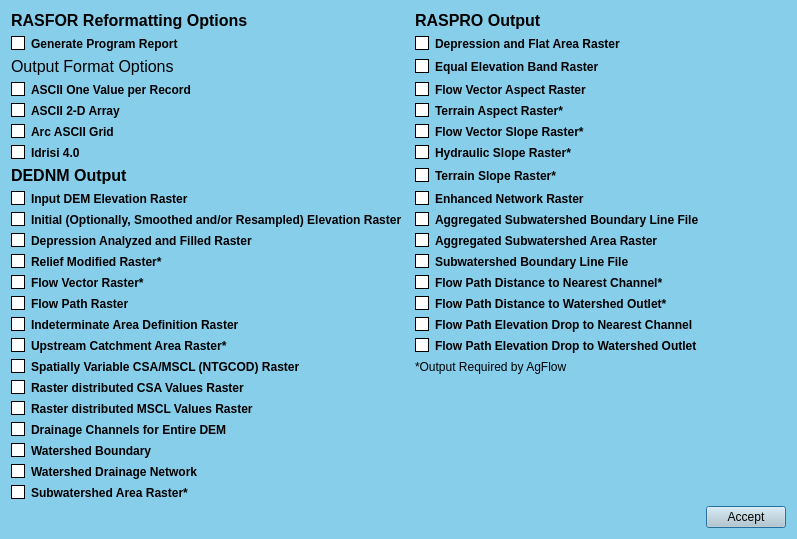
<?xml version="1.0" encoding="UTF-8"?>
<ui version="4.0">
 <class>controlrasfor</class>
 <widget class="QDialog" name="controlrasfor">
  <property name="geometry">
   <rect>
    <x>0</x>
    <y>0</y>
    <width>777</width>
    <height>515</height>
   </rect>
  </property>
  <property name="windowTitle">
   <string>Dialog</string>
  </property>
  <property name="styleSheet">
   <string notr="true">background-color: #87CEEB;</string>
  </property>
  <layout class="QGridLayout" name="gridLayout">
   <item row="10" column="2">
    <widget class="QCheckBox" name="checkBox_28">
     <property name="font">
      <font>
       <weight>75</weight>
       <bold>true</bold>
      </font>
     </property>
     <property name="styleSheet">
      <string notr="true">QCheckBox::hover{color:white}

QCheckBox::indicator:unchecked {
    background-color: white;
	border: 1px solid black
}</string>
     </property>
     <property name="text">
      <string>Aggregated Subwatershed Area Raster</string>
     </property>
    </widget>
   </item>
   <item row="11" column="2">
    <widget class="QCheckBox" name="checkBox_21">
     <property name="font">
      <font>
       <weight>75</weight>
       <bold>true</bold>
      </font>
     </property>
     <property name="styleSheet">
      <string notr="true">QCheckBox::hover{color:white}

QCheckBox::indicator:unchecked {
    background-color: white;
	border: 1px solid black
}</string>
     </property>
     <property name="text">
      <string>Subwatershed Boundary Line File</string>
     </property>
    </widget>
   </item>
   <item row="16" column="2">
    <widget class="QCheckBox" name="checkBox_22">
     <property name="font">
      <font>
       <weight>75</weight>
       <bold>true</bold>
      </font>
     </property>
     <property name="styleSheet">
      <string notr="true">QCheckBox::hover{color:white}

QCheckBox::indicator:unchecked {
    background-color: white;
	border: 1px solid black
}</string>
     </property>
     <property name="text">
      <string>Flow Path Distance to Watershed Outlet*</string>
     </property>
    </widget>
   </item>
   <item row="12" column="2">
    <widget class="QCheckBox" name="checkBox_34">
     <property name="font">
      <font>
       <weight>75</weight>
       <bold>true</bold>
      </font>
     </property>
     <property name="styleSheet">
      <string notr="true">QCheckBox::hover{color:white}

QCheckBox::indicator:unchecked {
    background-color: white;
	border: 1px solid black
}</string>
     </property>
     <property name="text">
      <string>Flow Path Distance to Nearest Channel*</string>
     </property>
    </widget>
   </item>
   <item row="23" column="0">
    <widget class="QCheckBox" name="checkBox_14">
     <property name="font">
      <font>
       <weight>75</weight>
       <bold>true</bold>
      </font>
     </property>
     <property name="styleSheet">
      <string notr="true">QCheckBox::hover{color:white}

QCheckBox::indicator:unchecked {
    background-color: white;
	border: 1px solid black
}</string>
     </property>
     <property name="text">
      <string>Drainage Channels for Entire DEM</string>
     </property>
    </widget>
   </item>
   <item row="24" column="0">
    <widget class="QCheckBox" name="checkBox_9">
     <property name="font">
      <font>
       <weight>75</weight>
       <bold>true</bold>
      </font>
     </property>
     <property name="styleSheet">
      <string notr="true">QCheckBox::hover{color:white}

QCheckBox::indicator:unchecked {
    background-color: white;
	border: 1px solid black
}</string>
     </property>
     <property name="text">
      <string>Watershed Boundary</string>
     </property>
    </widget>
   </item>
   <item row="9" column="0">
    <widget class="QCheckBox" name="checkBox_19">
     <property name="font">
      <font>
       <weight>75</weight>
       <bold>true</bold>
      </font>
     </property>
     <property name="styleSheet">
      <string notr="true">QCheckBox::hover{color:white}

QCheckBox::indicator:unchecked {
    background-color: white;
	border: 1px solid black
}</string>
     </property>
     <property name="text">
      <string>Initial (Optionally, Smoothed and/or Resampled) Elevation Raster</string>
     </property>
    </widget>
   </item>
   <item row="22" column="0">
    <widget class="QCheckBox" name="checkBox_16">
     <property name="font">
      <font>
       <weight>75</weight>
       <bold>true</bold>
      </font>
     </property>
     <property name="styleSheet">
      <string notr="true">QCheckBox::hover{color:white}

QCheckBox::indicator:unchecked {
    background-color: white;
	border: 1px solid black
}</string>
     </property>
     <property name="text">
      <string>Raster distributed MSCL Values Raster</string>
     </property>
    </widget>
   </item>
   <item row="17" column="2">
    <widget class="QCheckBox" name="checkBox_30">
     <property name="font">
      <font>
       <weight>75</weight>
       <bold>true</bold>
      </font>
     </property>
     <property name="styleSheet">
      <string notr="true">QCheckBox::hover{color:white}

QCheckBox::indicator:unchecked {
    background-color: white;
	border: 1px solid black
}</string>
     </property>
     <property name="text">
      <string>Flow Path Elevation Drop to Nearest Channel </string>
     </property>
    </widget>
   </item>
   <item row="21" column="0">
    <widget class="QCheckBox" name="checkBox_10">
     <property name="font">
      <font>
       <weight>75</weight>
       <bold>true</bold>
      </font>
     </property>
     <property name="styleSheet">
      <string notr="true">QCheckBox::hover{color:white}

QCheckBox::indicator:unchecked {
    background-color: white;
	border: 1px solid black
}</string>
     </property>
     <property name="text">
      <string>Raster distributed CSA Values Raster</string>
     </property>
    </widget>
   </item>
   <item row="4" column="0">
    <widget class="QCheckBox" name="checkBox_3">
     <property name="font">
      <font>
       <weight>75</weight>
       <bold>true</bold>
      </font>
     </property>
     <property name="styleSheet">
      <string notr="true">QCheckBox::hover{color:white}

QCheckBox::indicator:unchecked {
    background-color: white;
	border: 1px solid black
}</string>
     </property>
     <property name="text">
      <string>ASCII 2-D Array</string>
     </property>
    </widget>
   </item>
   <item row="25" column="0">
    <widget class="QCheckBox" name="checkBox_8">
     <property name="font">
      <font>
       <weight>75</weight>
       <bold>true</bold>
      </font>
     </property>
     <property name="styleSheet">
      <string notr="true">QCheckBox::hover{color:white}

QCheckBox::indicator:unchecked {
    background-color: white;
	border: 1px solid black
}</string>
     </property>
     <property name="text">
      <string>Watershed Drainage Network</string>
     </property>
    </widget>
   </item>
   <item row="2" column="2" colspan="2">
    <widget class="QCheckBox" name="checkBox_32">
     <property name="font">
      <font>
       <weight>75</weight>
       <bold>true</bold>
      </font>
     </property>
     <property name="styleSheet">
      <string notr="true">QCheckBox::hover{color:white}

QCheckBox::indicator:unchecked {
    background-color: white;
	border: 1px solid black
}</string>
     </property>
     <property name="text">
      <string>Equal Elevation Band Raster</string>
     </property>
    </widget>
   </item>
   <item row="26" column="0">
    <widget class="QCheckBox" name="checkBox_17">
     <property name="font">
      <font>
       <weight>75</weight>
       <bold>true</bold>
      </font>
     </property>
     <property name="styleSheet">
      <string notr="true">QCheckBox::hover{color:white}

QCheckBox::indicator:unchecked {
    background-color: white;
	border: 1px solid black
}</string>
     </property>
     <property name="text">
      <string>Subwatershed Area Raster*</string>
     </property>
    </widget>
   </item>
   <item row="6" column="2">
    <widget class="QCheckBox" name="checkBox_29">
     <property name="font">
      <font>
       <weight>75</weight>
       <bold>true</bold>
      </font>
     </property>
     <property name="styleSheet">
      <string notr="true">QCheckBox::hover{color:white}

QCheckBox::indicator:unchecked {
    background-color: white;
	border: 1px solid black
}</string>
     </property>
     <property name="text">
      <string>Hydraulic Slope Raster*</string>
     </property>
    </widget>
   </item>
   <item row="7" column="2">
    <widget class="QCheckBox" name="checkBox_23">
     <property name="font">
      <font>
       <weight>75</weight>
       <bold>true</bold>
      </font>
     </property>
     <property name="styleSheet">
      <string notr="true">QCheckBox::hover{color:white}

QCheckBox::indicator:unchecked {
    background-color: white;
	border: 1px solid black
}</string>
     </property>
     <property name="text">
      <string>Terrain Slope Raster*</string>
     </property>
    </widget>
   </item>
   <item row="5" column="2">
    <widget class="QCheckBox" name="checkBox_26">
     <property name="font">
      <font>
       <weight>75</weight>
       <bold>true</bold>
      </font>
     </property>
     <property name="styleSheet">
      <string notr="true">QCheckBox::hover{color:white}

QCheckBox::indicator:unchecked {
    background-color: white;
	border: 1px solid black
}</string>
     </property>
     <property name="text">
      <string>Flow Vector Slope Raster*</string>
     </property>
    </widget>
   </item>
   <item row="8" column="2">
    <widget class="QCheckBox" name="checkBox_27">
     <property name="font">
      <font>
       <weight>75</weight>
       <bold>true</bold>
      </font>
     </property>
     <property name="styleSheet">
      <string notr="true">QCheckBox::hover{color:white}

QCheckBox::indicator:unchecked {
    background-color: white;
	border: 1px solid black
}</string>
     </property>
     <property name="text">
      <string>Enhanced Network Raster</string>
     </property>
    </widget>
   </item>
   <item row="18" column="2">
    <widget class="QCheckBox" name="checkBox_25">
     <property name="font">
      <font>
       <weight>75</weight>
       <bold>true</bold>
      </font>
     </property>
     <property name="styleSheet">
      <string notr="true">QCheckBox::hover{color:white}

QCheckBox::indicator:unchecked {
    background-color: white;
	border: 1px solid black
}</string>
     </property>
     <property name="text">
      <string>Flow Path Elevation Drop to Watershed Outlet</string>
     </property>
    </widget>
   </item>
   <item row="6" column="0">
    <widget class="QCheckBox" name="checkBox_5">
     <property name="font">
      <font>
       <weight>75</weight>
       <bold>true</bold>
      </font>
     </property>
     <property name="styleSheet">
      <string notr="true">QCheckBox::hover{color:white}

QCheckBox::indicator:unchecked {
    background-color: white;
	border: 1px solid black
}</string>
     </property>
     <property name="text">
      <string>Idrisi 4.0</string>
     </property>
    </widget>
   </item>
   <item row="5" column="0">
    <widget class="QCheckBox" name="checkBox_4">
     <property name="font">
      <font>
       <weight>75</weight>
       <bold>true</bold>
      </font>
     </property>
     <property name="styleSheet">
      <string notr="true">QCheckBox::hover{color:white}

QCheckBox::indicator:unchecked {
    background-color: white;
	border: 1px solid black
}</string>
     </property>
     <property name="text">
      <string>Arc ASCII Grid</string>
     </property>
    </widget>
   </item>
   <item row="10" column="0">
    <widget class="QCheckBox" name="checkBox_18">
     <property name="font">
      <font>
       <weight>75</weight>
       <bold>true</bold>
      </font>
     </property>
     <property name="styleSheet">
      <string notr="true">QCheckBox::hover{color:white}

QCheckBox::indicator:unchecked {
    background-color: white;
	border: 1px solid black
}</string>
     </property>
     <property name="text">
      <string>Depression Analyzed and Filled Raster</string>
     </property>
    </widget>
   </item>
   <item row="19" column="2">
    <widget class="QLabel" name="label_5">
     <property name="text">
      <string>*Output Required by AgFlow</string>
     </property>
    </widget>
   </item>
   <item row="8" column="0">
    <widget class="QCheckBox" name="checkBox_6">
     <property name="font">
      <font>
       <weight>75</weight>
       <bold>true</bold>
      </font>
     </property>
     <property name="styleSheet">
      <string notr="true">QCheckBox::hover{color:white}

QCheckBox::indicator:unchecked {
    background-color: white;
	border: 1px solid black
}</string>
     </property>
     <property name="text">
      <string>Input DEM Elevation Raster</string>
     </property>
    </widget>
   </item>
   <item row="7" column="0">
    <widget class="QLabel" name="label_3">
     <property name="font">
      <font>
       <pointsize>12</pointsize>
       <weight>75</weight>
       <bold>true</bold>
      </font>
     </property>
     <property name="text">
      <string>DEDNM Output</string>
     </property>
    </widget>
   </item>
   <item row="4" column="2">
    <widget class="QCheckBox" name="checkBox_33">
     <property name="font">
      <font>
       <weight>75</weight>
       <bold>true</bold>
      </font>
     </property>
     <property name="styleSheet">
      <string notr="true">QCheckBox::hover{color:white}

QCheckBox::indicator:unchecked {
    background-color: white;
	border: 1px solid black
}</string>
     </property>
     <property name="text">
      <string>Terrain Aspect Raster*</string>
     </property>
    </widget>
   </item>
   <item row="9" column="2">
    <widget class="QCheckBox" name="checkBox_35">
     <property name="font">
      <font>
       <weight>75</weight>
       <bold>true</bold>
      </font>
     </property>
     <property name="styleSheet">
      <string notr="true">QCheckBox::hover{color:white}

QCheckBox::indicator:unchecked {
    background-color: white;
	border: 1px solid black
}</string>
     </property>
     <property name="text">
      <string>Aggregated Subwatershed Boundary Line File</string>
     </property>
    </widget>
   </item>
   <item row="1" column="2" colspan="2">
    <widget class="QCheckBox" name="checkBox_24">
     <property name="font">
      <font>
       <weight>75</weight>
       <bold>true</bold>
      </font>
     </property>
     <property name="styleSheet">
      <string notr="true">QCheckBox::hover{color:white}

QCheckBox::indicator:unchecked {
    background-color: white;
	border: 1px solid black
}</string>
     </property>
     <property name="text">
      <string>Depression and Flat Area Raster</string>
     </property>
    </widget>
   </item>
   <item row="3" column="2">
    <widget class="QCheckBox" name="checkBox_31">
     <property name="font">
      <font>
       <weight>75</weight>
       <bold>true</bold>
      </font>
     </property>
     <property name="styleSheet">
      <string notr="true">QCheckBox::hover{color:white}

QCheckBox::indicator:unchecked {
    background-color: white;
	border: 1px solid black
}</string>
     </property>
     <property name="text">
      <string>Flow Vector Aspect Raster</string>
     </property>
    </widget>
   </item>
   <item row="1" column="0">
    <widget class="QCheckBox" name="checkBox">
     <property name="font">
      <font>
       <weight>75</weight>
       <bold>true</bold>
      </font>
     </property>
     <property name="styleSheet">
      <string notr="true">QCheckBox::hover{color:white}

QCheckBox::indicator:unchecked {
    background-color: white;
	border: 1px solid black
}</string>
     </property>
     <property name="text">
      <string>Generate Program Report</string>
     </property>
    </widget>
   </item>
   <item row="2" column="0">
    <widget class="QLabel" name="label_2">
     <property name="font">
      <font>
       <pointsize>12</pointsize>
      </font>
     </property>
     <property name="text">
      <string>Output Format Options</string>
     </property>
    </widget>
   </item>
   <item row="0" column="0" colspan="2">
    <widget class="QLabel" name="label">
     <property name="font">
      <font>
       <pointsize>12</pointsize>
       <weight>75</weight>
       <bold>true</bold>
      </font>
     </property>
     <property name="text">
      <string>RASFOR Reformatting Options</string>
     </property>
    </widget>
   </item>
   <item row="3" column="0">
    <widget class="QCheckBox" name="checkBox_2">
     <property name="font">
      <font>
       <weight>75</weight>
       <bold>true</bold>
      </font>
     </property>
     <property name="styleSheet">
      <string notr="true">QCheckBox::hover{color:white}

QCheckBox::indicator:unchecked {
    background-color: white;
	border: 1px solid black
}</string>
     </property>
     <property name="text">
      <string>ASCII One Value per Record</string>
     </property>
    </widget>
   </item>
   <item row="0" column="2">
    <widget class="QLabel" name="label_4">
     <property name="font">
      <font>
       <pointsize>12</pointsize>
       <weight>75</weight>
       <bold>true</bold>
      </font>
     </property>
     <property name="text">
      <string>RASPRO Output</string>
     </property>
    </widget>
   </item>
   <item row="34" column="3" rowspan="2">
    <widget class="QPushButton" name="pushButton">
     <property name="styleSheet">
      <string notr="true">background-color: #becbd1;</string>
     </property>
     <property name="text">
      <string>Accept</string>
     </property>
    </widget>
   </item>
   <item row="11" column="0">
    <widget class="QCheckBox" name="checkBox_15">
     <property name="font">
      <font>
       <weight>75</weight>
       <bold>true</bold>
      </font>
     </property>
     <property name="styleSheet">
      <string notr="true">QCheckBox::hover{color:white}

QCheckBox::indicator:unchecked {
    background-color: white;
	border: 1px solid black
}</string>
     </property>
     <property name="text">
      <string>Relief Modified Raster*</string>
     </property>
    </widget>
   </item>
   <item row="12" column="0">
    <widget class="QCheckBox" name="checkBox_20">
     <property name="font">
      <font>
       <weight>75</weight>
       <bold>true</bold>
      </font>
     </property>
     <property name="styleSheet">
      <string notr="true">QCheckBox::hover{color:white}

QCheckBox::indicator:unchecked {
    background-color: white;
	border: 1px solid black
}</string>
     </property>
     <property name="text">
      <string>Flow Vector Raster*</string>
     </property>
    </widget>
   </item>
   <item row="16" column="0">
    <widget class="QCheckBox" name="checkBox_11">
     <property name="font">
      <font>
       <weight>75</weight>
       <bold>true</bold>
      </font>
     </property>
     <property name="styleSheet">
      <string notr="true">QCheckBox::hover{color:white}

QCheckBox::indicator:unchecked {
    background-color: white;
	border: 1px solid black
}</string>
     </property>
     <property name="text">
      <string>Flow Path Raster</string>
     </property>
    </widget>
   </item>
   <item row="17" column="0">
    <widget class="QCheckBox" name="checkBox_13">
     <property name="font">
      <font>
       <weight>75</weight>
       <bold>true</bold>
      </font>
     </property>
     <property name="styleSheet">
      <string notr="true">QCheckBox::hover{color:white}

QCheckBox::indicator:unchecked {
    background-color: white;
	border: 1px solid black
}</string>
     </property>
     <property name="text">
      <string>Indeterminate Area Definition Raster</string>
     </property>
    </widget>
   </item>
   <item row="18" column="0">
    <widget class="QCheckBox" name="checkBox_7">
     <property name="font">
      <font>
       <weight>75</weight>
       <bold>true</bold>
      </font>
     </property>
     <property name="styleSheet">
      <string notr="true">QCheckBox::hover{color:white}

QCheckBox::indicator:unchecked {
    background-color: white;
	border: 1px solid black
}</string>
     </property>
     <property name="text">
      <string>Upstream Catchment Area Raster*</string>
     </property>
    </widget>
   </item>
   <item row="19" column="0">
    <widget class="QCheckBox" name="checkBox_12">
     <property name="font">
      <font>
       <weight>75</weight>
       <bold>true</bold>
      </font>
     </property>
     <property name="styleSheet">
      <string notr="true">QCheckBox::hover{color:white}

QCheckBox::indicator:unchecked {
    background-color: white;
	border: 1px solid black
}</string>
     </property>
     <property name="text">
      <string>Spatially Variable CSA/MSCL (NTGCOD) Raster</string>
     </property>
    </widget>
   </item>
  </layout>
 </widget>
 <resources/>
 <connections/>
</ui>
